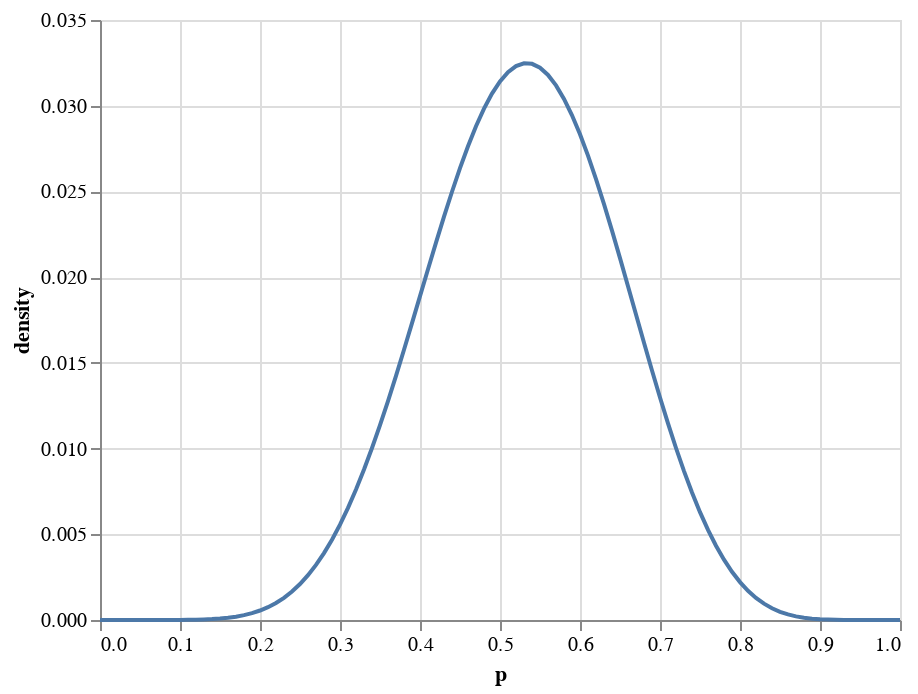

The notebook cell this image was saved under:
### Code cell
aux = pd.DataFrame(posterior1).reset_index().rename({0:'prob'}, axis=1)
aux['p'] = aux['index']/100

alt.Chart(aux)\
   .mark_line()\
   .encode(
        x=alt.X('p', title='p'),
        y=alt.Y('prob', title='density')
          )

### Figure 1 — Vega-Lite specification as saved in the notebook (floating-point values rounded to 4 significant figures)
{"$schema": "https://vega.github.io/schema/vega-lite/v3.4.0.json", "config": {"mark": {"tooltip": null}, "view": {"height": 300, "width": 400}}, "data": {"name": "data-5f0c7bf30a98baf612669154e0f86c10"}, "datasets": {"data-5f0c7bf30a98baf612669154e0f86c10": [{"index": 0, "p": 0, "prob": 0}, {"index": 1, "p": 0.01, "prob": 9.597e-14}, {"index": 2, "p": 0.02, "prob": 2.288e-11}, {"index": 3, "p": 0.03, "prob": 5.458e-10}, {"index": 4, "p": 0.04, "prob": 5.07e-09}, {"index": 5, "p": 0.05, "prob": 2.809e-08}, {"index": 6, "p": 0.06, "prob": 1.121e-07}, {"index": 7, "p": 0.07, "prob": 3.571e-07}, {"index": 8, "p": 0.08, "prob": 9.636e-07}, {"index": 9, "p": 0.09, "prob": 2.29e-06}, {"index": 10, "p": 0.1, "prob": 4.925e-06}, {"index": 11, "p": 0.11, "prob": 9.762e-06}, {"index": 12, "p": 0.12, "prob": 1.809e-05}, {"index": 13, "p": 0.13, "prob": 3.168e-05}, {"index": 14, "p": 0.14, "prob": 5.287e-05}, {"index": 15, "p": 0.15, "prob": 8.459e-05}, {"index": 16, "p": 0.16, "prob": 0.0001305}, {"index": 17, "p": 0.17, "prob": 0.0001949}, {"index": 18, "p": 0.18, "prob": 0.0002828}, {"index": 19, "p": 0.19, "prob": 0.0004}, {"index": 20, "p": 0.2, "prob": 0.0005528}, {"index": 21, "p": 0.21, "prob": 0.0007478}, {"index": 22, "p": 0.22, "prob": 0.0009925}, {"index": 23, "p": 0.23, "prob": 0.001294}, {"index": 24, "p": 0.24, "prob": 0.00166}, {"index": 25, "p": 0.25, "prob": 0.002097}, {"index": 26, "p": 0.26, "prob": 0.002613}, {"index": 27, "p": 0.27, "prob": 0.003212}, {"index": 28, "p": 0.28, "prob": 0.003902}, {"index": 29, "p": 0.29, "prob": 0.004684}, {"index": 30, "p": 0.3, "prob": 0.005563}, {"index": 31, "p": 0.31, "prob": 0.006539}, {"index": 32, "p": 0.32, "prob": 0.007611}, {"index": 33, "p": 0.33, "prob": 0.008776}, {"index": 34, "p": 0.34, "prob": 0.01003}, {"index": 35, "p": 0.35, "prob": 0.01137}, {"index": 36, "p": 0.36, "prob": 0.01277}, {"index": 37, "p": 0.37, "prob": 0.01425}, {"index": 38, "p": 0.38, "prob": 0.01576}, {"index": 39, "p": 0.39, "prob": 0.01732}, {"index": 40, "p": 0.4, "prob": 0.01889}, {"index": 41, "p": 0.41, "prob": 0.02046}, {"index": 42, "p": 0.42, "prob": 0.02201}, {"index": 43, "p": 0.43, "prob": 0.02353}, {"index": 44, "p": 0.44, "prob": 0.02498}, {"index": 45, "p": 0.45, "prob": 0.02636}, {"index": 46, "p": 0.46, "prob": 0.02764}, {"index": 47, "p": 0.47, "prob": 0.0288}, {"index": 48, "p": 0.48, "prob": 0.02983}, {"index": 49, "p": 0.49, "prob": 0.03071}, {"index": 50, "p": 0.5, "prob": 0.03142}, {"index": 51, "p": 0.51, "prob": 0.03196}, {"index": 52, "p": 0.52, "prob": 0.03231}, {"index": 53, "p": 0.53, "prob": 0.03248}, {"index": 54, "p": 0.54, "prob": 0.03244}, {"index": 55, "p": 0.55, "prob": 0.03221}, {"index": 56, "p": 0.56, "prob": 0.03179}, {"index": 57, "p": 0.57, "prob": 0.03119}, {"index": 58, "p": 0.58, "prob": 0.0304}, {"index": 59, "p": 0.59, "prob": 0.02944}, {"index": 60, "p": 0.6, "prob": 0.02833}, {"index": 61, "p": 0.61, "prob": 0.02709}, {"index": 62, "p": 0.62, "prob": 0.02572}, {"index": 63, "p": 0.63, "prob": 0.02426}, {"index": 64, "p": 0.64, "prob": 0.02271}, {"index": 65, "p": 0.65, "prob": 0.02111}, {"index": 66, "p": 0.66, "prob": 0.01947}, {"index": 67, "p": 0.67, "prob": 0.01782}, {"index": 68, "p": 0.68, "prob": 0.01617}, {"index": 69, "p": 0.69, "prob": 0.01455}, {"index": 70, "p": 0.7, "prob": 0.01298}, {"index": 71, "p": 0.71, "prob": 0.01147}, {"index": 72, "p": 0.72, "prob": 0.01003}, {"index": 73, "p": 0.73, "prob": 0.008686}, {"index": 74, "p": 0.74, "prob": 0.007436}, {"index": 75, "p": 0.75, "prob": 0.006291}, {"index": 76, "p": 0.76, "prob": 0.005256}, {"index": 77, "p": 0.77, "prob": 0.004332}, {"index": 78, "p": 0.78, "prob": 0.003519}, {"index": 79, "p": 0.79, "prob": 0.002813}, {"index": 80, "p": 0.8, "prob": 0.002211}, {"index": 81, "p": 0.81, "prob": 0.001705}, {"index": 82, "p": 0.82, "prob": 0.001289}, {"index": 83, "p": 0.83, "prob": 0.0009516}, {"index": 84, "p": 0.84, "prob": 0.0006851}, {"index": 85, "p": 0.85, "prob": 0.0004794}, {"index": 86, "p": 0.86, "prob": 0.0003248}, {"index": 87, "p": 0.87, "prob": 0.000212}, {"index": 88, "p": 0.88, "prob": 0.0001327}, {"index": 89, "p": 0.89, "prob": 7.898e-05}, {"index": 90, "p": 0.9, "prob": 4.432e-05}, {"index": 91, "p": 0.91, "prob": 2.316e-05}, {"index": 92, "p": 0.92, "prob": 1.108e-05}, {"index": 93, "p": 0.93, "prob": 4.745e-06}, {"index": 94, "p": 0.94, "prob": 1.757e-06}, {"index": 95, "p": 0.95, "prob": 5.336e-07}, {"index": 96, "p": 0.96, "prob": 1.217e-07}, {"index": 97, "p": 0.97, "prob": 1.765e-08}, {"index": 98, "p": 0.98, "prob": 1.121e-09}, {"index": 99, "p": 0.99, "prob": 9.501e-12}, {"index": 100, "p": 1, "prob": 0}]}, "encoding": {"x": {"field": "p", "title": "p", "type": "quantitative"}, "y": {"field": "prob", "title": "density", "type": "quantitative"}}, "mark": "line"}
